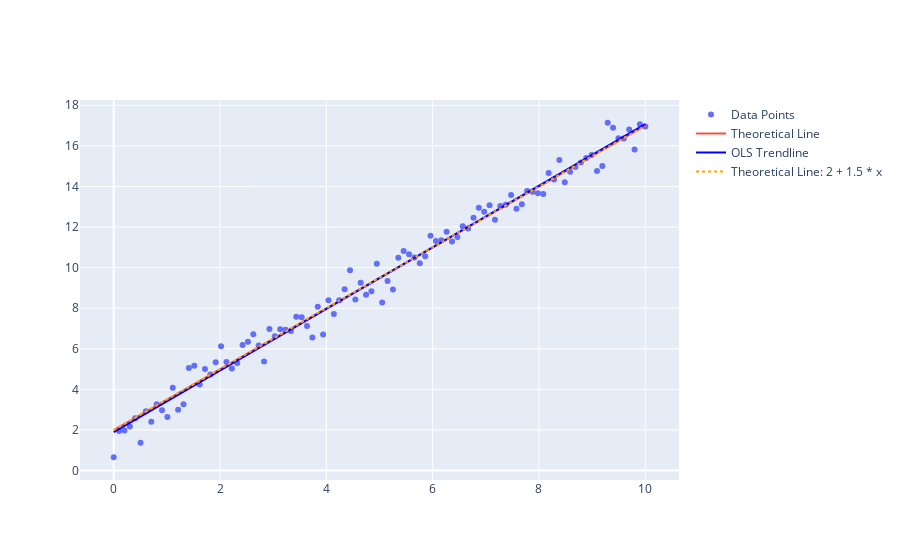

The cell this chart's notebook holds for it:
### Markdown cell above
### Q3.
Add the line from Question 1 on the figure of Question 2 and explain the difference between the nature of the two lines in your own words; but, hint though: simulation of random sampling variation

### Code cell
import numpy as np
import pandas as pd
from scipy.stats import norm
import plotly.graph_objects as go
import plotly.express as px
import statsmodels.formula.api as smf

# Parameters for the Simple Linear Regression model
n = 100                   # Number of observations
beta0 = 2                 # Intercept
beta1 = 1.5               # Slope
sigma = 0.5               # Standard deviation of error terms

# Generate predictor variable x uniformly between 0 and 10
x = np.linspace(0, 10, n)

# Generate error terms from a normal distribution with mean 0 and standard deviation sigma
errors = norm.rvs(loc=0, scale=sigma, size=n)

# Compute outcomes Y using the Simple Linear Regression equation
Y = beta0 + beta1 * x + errors

# Create a DataFrame from x and Y
df = pd.DataFrame({'x': x, 'Y': Y})

# Visualization of the data points and the theoretical regression line
fig = go.Figure()

# Add data points to the figure
fig.add_trace(go.Scatter(x=df['x'], y=df['Y'], mode='markers', name='Data Points'))

# Add the theoretical regression line without noise
Y_line = beta0 + beta1 * x
fig.add_trace(go.Scatter(x=x, y=Y_line, mode='lines', name='Theoretical Line'))

# Fit an OLS model
model_data_specification = smf.ols("Y ~ x", data=df)
fitted_model = model_data_specification.fit()

# Add the OLS trendline from statsmodels to the figure
fig.add_trace(go.Scatter(x=df['x'], y=fitted_model.fittedvalues,
                         line=dict(color='blue'), name="OLS Trendline"))

# Add the theoretical line again with a different style to contrast
x_range = np.array([df['x'].min(), df['x'].max()])
y_line = beta0 + beta1 * x_range
fig.add_scatter(x=x_range, y=y_line, mode='lines',
                name=f'Theoretical Line: {beta0} + {beta1} * x', 
                line=dict(dash='dot', color='orange'))

# Display the plot
fig.show()
